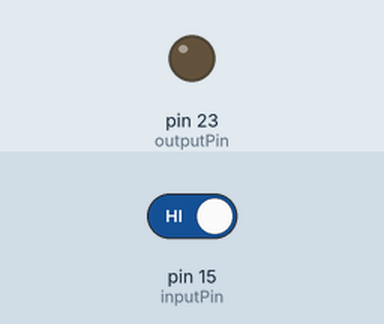
The program below on a simulated Raspberry Pi (header pin numbers). Parts: output pins drawn as LEDs (lit = HIGH). Inputs (shaded band) come from the test bench; at power-on: pin 15 (inputPin) HIGH. What the program prints to the terminal is not drawn.

Above: at 1.2 s.
1.3 s: pin 15 (inputPin) driven LOW
At 1.6 s:
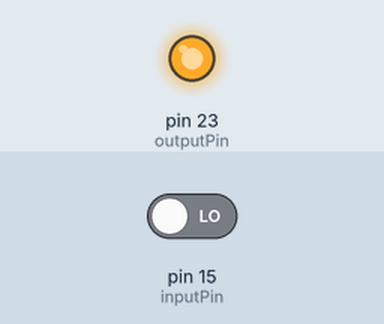
Timing chart, 0 to 4.3 s (numbered marks = the images above; inputs shaded):
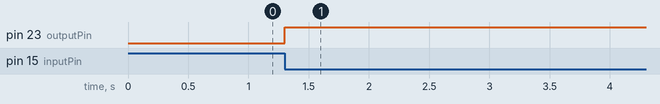

The program:

buttonLED.py
```python
import RPi.GPIO as GPIO
GPIO.setmode(GPIO.BOARD)

inputPin = 15
outputPin = 23
lightState = False
buttonStateOld = True

GPIO.setup(inputPin, GPIO.IN)
GPIO.setup(outputPin, GPIO.OUT)

while True:
    buttonStateNew = GPIO.input(inputPin)

    if buttonStateOld==True and buttonStateNew==False:
        lightState = not(lightState)

    GPIO.output(outputPin, lightState)
    x = GPIO.input(inputPin)
    print(x)
    buttonStateOld = buttonStateNew
    
```

Measured:
- after the input at 1.3 s, pin 23 (outputPin): LOW → HIGH at once
